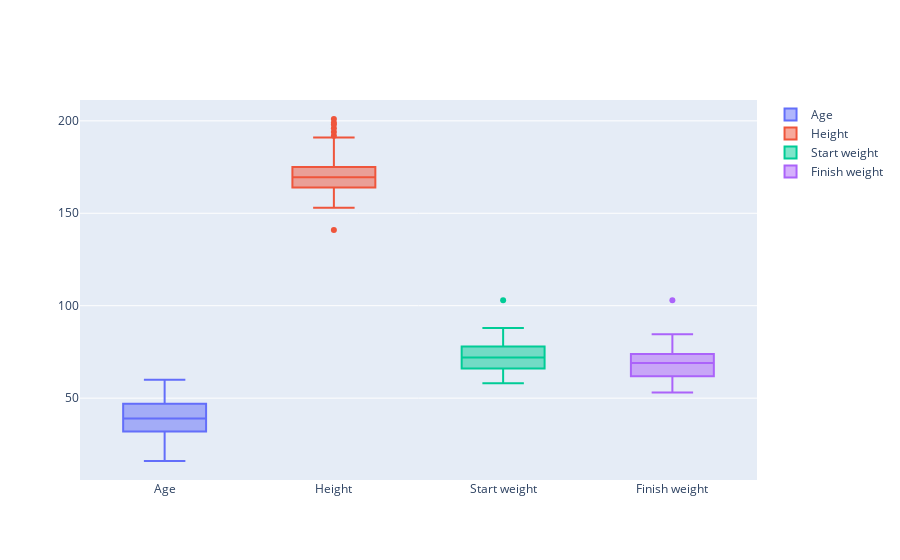

The cell this chart's notebook holds for it:
### Code cell
fig = go.Figure()

fig.add_trace(go.Box(y=df.Age.values, name = "Age"))
fig.add_trace(go.Box(y=df.Height.values, name = "Height"))
fig.add_trace(go.Box(y=df["pre.weight"].values, name = "Start weight"))
fig.add_trace(go.Box(y=df["weight6weeks"].values, name = "Finish weight"))

fig.show()

### Figure 1 — Plotly figure (JSON) as saved in the notebook; plotly's stock layout.template omitted (floating-point values rounded to 4 significant figures)
{"data": [{"name": "Age", "type": "box", "y": [41, 32, 22, 46, 55, 33, 50, 50, 37, 28, 28, 45, 60, 48, 41, 37, 44, 37, 41, 43, 20, 51, 31, 54, 50, 48, 16, 37, 30, 29, 51, 35, 21, 22, 36, 20, 35, 45, 58, 37, 31, 35, 56, 48, 41, 39, 31, 40, 50, 43, 25, 52, 42, 39, 40, 51, 38, 54, 33, 45, 37, 44, 40, 37, 39, 31, 36, 47, 29, 37, 31, 26, 40, 35, 49, 28, 40, 51]}, {"name": "Height", "type": "box", "y": [171, 174, 159, 192, 170, 171, 170, 201, 174, 176, 165, 165, 173, 156, 163, 167, 174, 172, 165, 171, 169, 174, 163, 173, 166, 163, 165, 167, 161, 169, 165, 169, 159, 169, 160, 169, 163, 155, 141, 170, 170, 171, 171, 153, 157, 168, 158, 173, 160, 162, 165, 177, 166, 166, 190, 191, 199, 196, 190, 160, 194, 163, 171, 198, 180, 182, 155, 179, 166, 173, 177, 179, 179, 183, 177, 164, 167, 175]}, {"name": "Start weight", "type": "box", "y": [60, 103, 58, 60, 64, 64, 65, 66, 67, 69, 70, 70, 72, 72, 72, 82, 58, 58, 59, 61, 62, 63, 63, 63, 65, 66, 68, 68, 76, 77, 60, 62, 64, 65, 66, 67, 67, 69, 70, 70, 72, 72, 73, 75, 76, 71, 72, 74, 78, 80, 80, 83, 85, 87, 88, 71, 75, 75, 76, 78, 78, 79, 79, 79, 80, 80, 71, 73, 76, 78, 78, 78, 79, 83, 84, 85, 87, 88]}, {"name": "Finish weight", "type": "box", "y": [60, 103, 54.2, 54, 63.3, 61.1, 62.2, 64, 65, 60.5, 68.1, 66.9, 70.5, 69, 68.4, 81.1, 60.1, 56, 57.3, 56.7, 55, 62.4, 60.3, 59.4, 62, 64, 63.8, 63.3, 72.7, 77.5, 53, 56.4, 60.6, 58.2, 58.2, 61.6, 60.2, 61.8, 63, 62.7, 71.1, 64.4, 68.9, 68.7, 71, 71.6, 70.9, 69.5, 73.9, 71, 77.6, 79.1, 81.5, 81.9, 84.5, 66.8, 72.6, 69.2, 72.5, 72.7, 76.3, 73.6, 72.9, 71.1, 81.4, 75.7, 68.5, 72.1, 72.5, 77.5, 75.2, 69.4, 74.5, 80.2, 79.9, 79.7, 77.8, 81.9]}], "layout": {"autosize": true, "xaxis": {"autorange": true, "range": [-0.5, 3.5], "type": "category"}, "yaxis": {"autorange": true, "range": [5.722, 211.3], "type": "linear"}}}
